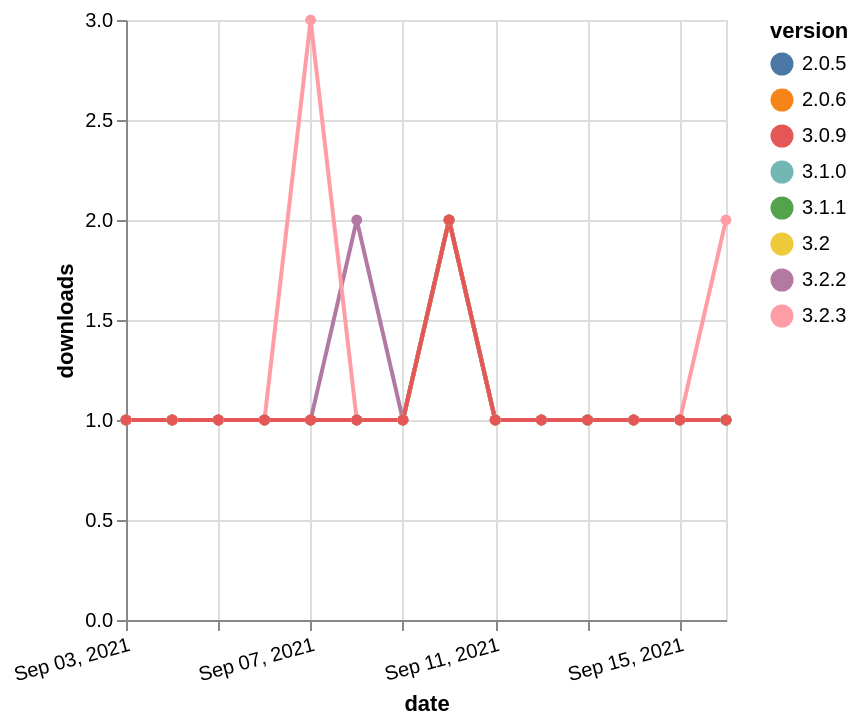

Write a Vega-Lite specification for this figure.
### Vega-Lite specification from a JSON file in a GitHub repository (floating-point values rounded to 4 significant figures)
{"$schema": "https://vega.github.io/schema/vega-lite/v5.json", "description": "A simple bar chart with embedded data.", "data": {"values": [{"date": "2021-09-03", "total": 292, "delta": 1, "version": "3.1.1"}, {"date": "2021-09-04", "total": 293, "delta": 1, "version": "3.1.1"}, {"date": "2021-09-05", "total": 294, "delta": 1, "version": "3.1.1"}, {"date": "2021-09-06", "total": 295, "delta": 1, "version": "3.1.1"}, {"date": "2021-09-07", "total": 296, "delta": 1, "version": "3.1.1"}, {"date": "2021-09-08", "total": 297, "delta": 1, "version": "3.1.1"}, {"date": "2021-09-09", "total": 298, "delta": 1, "version": "3.1.1"}, {"date": "2021-09-10", "total": 300, "delta": 2, "version": "3.1.1"}, {"date": "2021-09-11", "total": 301, "delta": 1, "version": "3.1.1"}, {"date": "2021-09-12", "total": 302, "delta": 1, "version": "3.1.1"}, {"date": "2021-09-13", "total": 303, "delta": 1, "version": "3.1.1"}, {"date": "2021-09-14", "total": 304, "delta": 1, "version": "3.1.1"}, {"date": "2021-09-15", "total": 305, "delta": 1, "version": "3.1.1"}, {"date": "2021-09-16", "total": 306, "delta": 1, "version": "3.1.1"}, {"date": "2021-09-03", "total": 336, "delta": 1, "version": "3.2.2"}, {"date": "2021-09-04", "total": 337, "delta": 1, "version": "3.2.2"}, {"date": "2021-09-05", "total": 338, "delta": 1, "version": "3.2.2"}, {"date": "2021-09-06", "total": 339, "delta": 1, "version": "3.2.2"}, {"date": "2021-09-07", "total": 340, "delta": 1, "version": "3.2.2"}, {"date": "2021-09-08", "total": 342, "delta": 2, "version": "3.2.2"}, {"date": "2021-09-09", "total": 343, "delta": 1, "version": "3.2.2"}, {"date": "2021-09-10", "total": 345, "delta": 2, "version": "3.2.2"}, {"date": "2021-09-11", "total": 346, "delta": 1, "version": "3.2.2"}, {"date": "2021-09-12", "total": 347, "delta": 1, "version": "3.2.2"}, {"date": "2021-09-13", "total": 348, "delta": 1, "version": "3.2.2"}, {"date": "2021-09-14", "total": 349, "delta": 1, "version": "3.2.2"}, {"date": "2021-09-15", "total": 350, "delta": 1, "version": "3.2.2"}, {"date": "2021-09-16", "total": 351, "delta": 1, "version": "3.2.2"}, {"date": "2021-09-03", "total": 238, "delta": 1, "version": "2.0.5"}, {"date": "2021-09-04", "total": 239, "delta": 1, "version": "2.0.5"}, {"date": "2021-09-05", "total": 240, "delta": 1, "version": "2.0.5"}, {"date": "2021-09-06", "total": 241, "delta": 1, "version": "2.0.5"}, {"date": "2021-09-07", "total": 242, "delta": 1, "version": "2.0.5"}, {"date": "2021-09-08", "total": 243, "delta": 1, "version": "2.0.5"}, {"date": "2021-09-09", "total": 244, "delta": 1, "version": "2.0.5"}, {"date": "2021-09-10", "total": 246, "delta": 2, "version": "2.0.5"}, {"date": "2021-09-11", "total": 247, "delta": 1, "version": "2.0.5"}, {"date": "2021-09-12", "total": 248, "delta": 1, "version": "2.0.5"}, {"date": "2021-09-13", "total": 249, "delta": 1, "version": "2.0.5"}, {"date": "2021-09-14", "total": 250, "delta": 1, "version": "2.0.5"}, {"date": "2021-09-15", "total": 251, "delta": 1, "version": "2.0.5"}, {"date": "2021-09-16", "total": 252, "delta": 1, "version": "2.0.5"}, {"date": "2021-09-03", "total": 248, "delta": 1, "version": "3.2"}, {"date": "2021-09-04", "total": 249, "delta": 1, "version": "3.2"}, {"date": "2021-09-05", "total": 250, "delta": 1, "version": "3.2"}, {"date": "2021-09-06", "total": 251, "delta": 1, "version": "3.2"}, {"date": "2021-09-07", "total": 252, "delta": 1, "version": "3.2"}, {"date": "2021-09-08", "total": 253, "delta": 1, "version": "3.2"}, {"date": "2021-09-09", "total": 254, "delta": 1, "version": "3.2"}, {"date": "2021-09-10", "total": 256, "delta": 2, "version": "3.2"}, {"date": "2021-09-11", "total": 257, "delta": 1, "version": "3.2"}, {"date": "2021-09-12", "total": 258, "delta": 1, "version": "3.2"}, {"date": "2021-09-13", "total": 259, "delta": 1, "version": "3.2"}, {"date": "2021-09-14", "total": 260, "delta": 1, "version": "3.2"}, {"date": "2021-09-15", "total": 261, "delta": 1, "version": "3.2"}, {"date": "2021-09-16", "total": 262, "delta": 1, "version": "3.2"}, {"date": "2021-09-03", "total": 246, "delta": 1, "version": "2.0.6"}, {"date": "2021-09-04", "total": 247, "delta": 1, "version": "2.0.6"}, {"date": "2021-09-05", "total": 248, "delta": 1, "version": "2.0.6"}, {"date": "2021-09-06", "total": 249, "delta": 1, "version": "2.0.6"}, {"date": "2021-09-07", "total": 250, "delta": 1, "version": "2.0.6"}, {"date": "2021-09-08", "total": 251, "delta": 1, "version": "2.0.6"}, {"date": "2021-09-09", "total": 252, "delta": 1, "version": "2.0.6"}, {"date": "2021-09-10", "total": 254, "delta": 2, "version": "2.0.6"}, {"date": "2021-09-11", "total": 255, "delta": 1, "version": "2.0.6"}, {"date": "2021-09-12", "total": 256, "delta": 1, "version": "2.0.6"}, {"date": "2021-09-13", "total": 257, "delta": 1, "version": "2.0.6"}, {"date": "2021-09-14", "total": 258, "delta": 1, "version": "2.0.6"}, {"date": "2021-09-15", "total": 259, "delta": 1, "version": "2.0.6"}, {"date": "2021-09-16", "total": 260, "delta": 1, "version": "2.0.6"}, {"date": "2021-09-03", "total": 280, "delta": 1, "version": "3.1.0"}, {"date": "2021-09-04", "total": 281, "delta": 1, "version": "3.1.0"}, {"date": "2021-09-05", "total": 282, "delta": 1, "version": "3.1.0"}, {"date": "2021-09-06", "total": 283, "delta": 1, "version": "3.1.0"}, {"date": "2021-09-07", "total": 284, "delta": 1, "version": "3.1.0"}, {"date": "2021-09-08", "total": 285, "delta": 1, "version": "3.1.0"}, {"date": "2021-09-09", "total": 286, "delta": 1, "version": "3.1.0"}, {"date": "2021-09-10", "total": 288, "delta": 2, "version": "3.1.0"}, {"date": "2021-09-11", "total": 289, "delta": 1, "version": "3.1.0"}, {"date": "2021-09-12", "total": 290, "delta": 1, "version": "3.1.0"}, {"date": "2021-09-13", "total": 291, "delta": 1, "version": "3.1.0"}, {"date": "2021-09-14", "total": 292, "delta": 1, "version": "3.1.0"}, {"date": "2021-09-15", "total": 293, "delta": 1, "version": "3.1.0"}, {"date": "2021-09-16", "total": 294, "delta": 1, "version": "3.1.0"}, {"date": "2021-09-03", "total": 348, "delta": 1, "version": "3.2.3"}, {"date": "2021-09-04", "total": 349, "delta": 1, "version": "3.2.3"}, {"date": "2021-09-05", "total": 350, "delta": 1, "version": "3.2.3"}, {"date": "2021-09-06", "total": 351, "delta": 1, "version": "3.2.3"}, {"date": "2021-09-07", "total": 354, "delta": 3, "version": "3.2.3"}, {"date": "2021-09-08", "total": 355, "delta": 1, "version": "3.2.3"}, {"date": "2021-09-09", "total": 356, "delta": 1, "version": "3.2.3"}, {"date": "2021-09-10", "total": 358, "delta": 2, "version": "3.2.3"}, {"date": "2021-09-11", "total": 359, "delta": 1, "version": "3.2.3"}, {"date": "2021-09-12", "total": 360, "delta": 1, "version": "3.2.3"}, {"date": "2021-09-13", "total": 361, "delta": 1, "version": "3.2.3"}, {"date": "2021-09-14", "total": 362, "delta": 1, "version": "3.2.3"}, {"date": "2021-09-15", "total": 363, "delta": 1, "version": "3.2.3"}, {"date": "2021-09-16", "total": 365, "delta": 2, "version": "3.2.3"}, {"date": "2021-09-03", "total": 314, "delta": 1, "version": "3.0.9"}, {"date": "2021-09-04", "total": 315, "delta": 1, "version": "3.0.9"}, {"date": "2021-09-05", "total": 316, "delta": 1, "version": "3.0.9"}, {"date": "2021-09-06", "total": 317, "delta": 1, "version": "3.0.9"}, {"date": "2021-09-07", "total": 318, "delta": 1, "version": "3.0.9"}, {"date": "2021-09-08", "total": 319, "delta": 1, "version": "3.0.9"}, {"date": "2021-09-09", "total": 320, "delta": 1, "version": "3.0.9"}, {"date": "2021-09-10", "total": 322, "delta": 2, "version": "3.0.9"}, {"date": "2021-09-11", "total": 323, "delta": 1, "version": "3.0.9"}, {"date": "2021-09-12", "total": 324, "delta": 1, "version": "3.0.9"}, {"date": "2021-09-13", "total": 325, "delta": 1, "version": "3.0.9"}, {"date": "2021-09-14", "total": 326, "delta": 1, "version": "3.0.9"}, {"date": "2021-09-15", "total": 327, "delta": 1, "version": "3.0.9"}, {"date": "2021-09-16", "total": 328, "delta": 1, "version": "3.0.9"}]}, "width": "container", "mark": {"type": "line", "point": {"filled": true}}, "encoding": {"x": {"field": "date", "type": "temporal", "timeUnit": "yearmonthdate", "title": "date", "axis": {"labelAngle": -15}}, "y": {"field": "delta", "type": "quantitative", "title": "downloads"}, "color": {"field": "version", "type": "nominal"}, "tooltip": {"field": "delta"}}}
